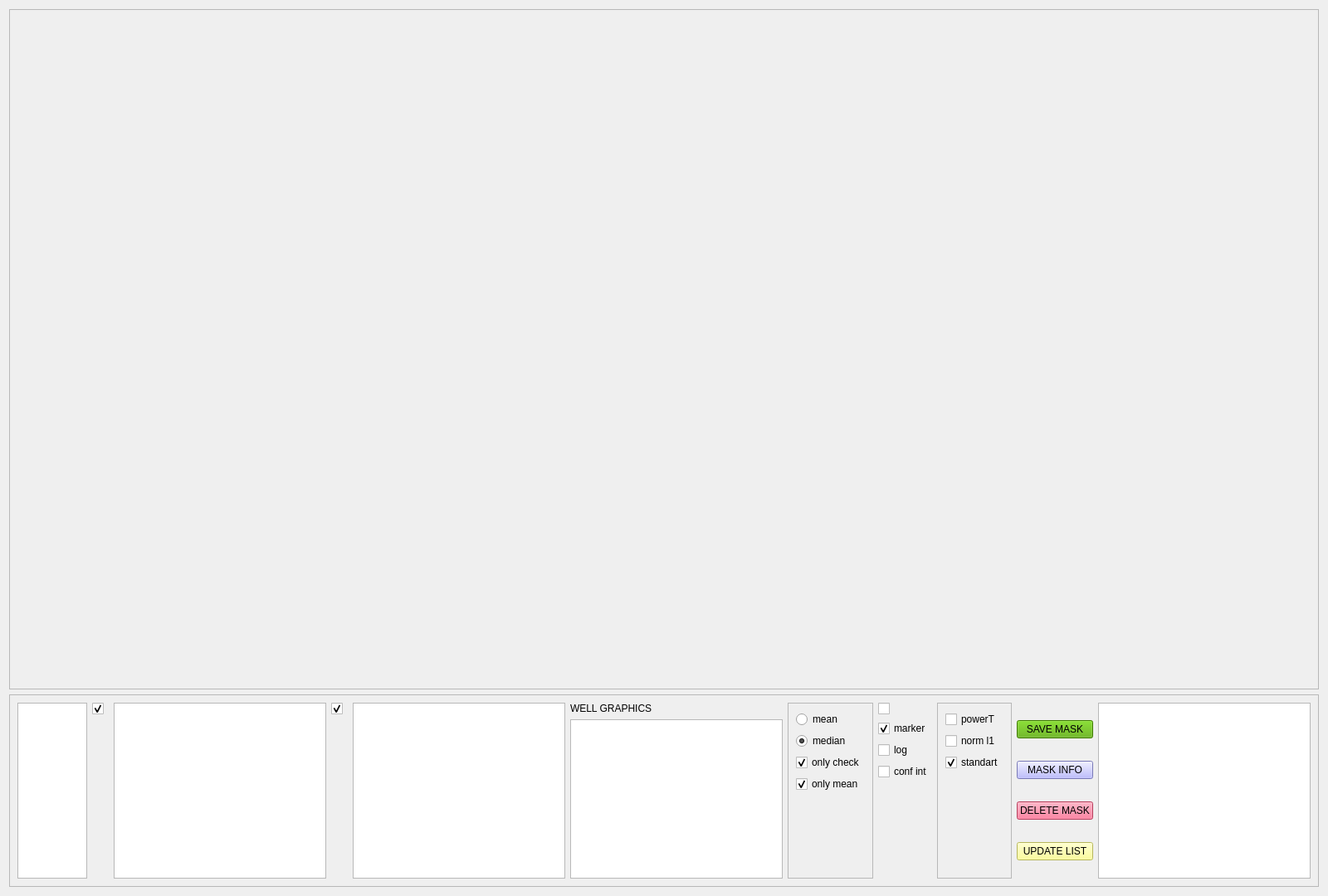
<?xml version="1.0" encoding="UTF-8"?>
<ui version="4.0">
 <class>GraphParam</class>
 <widget class="QWidget" name="GraphParam">
  <property name="geometry">
   <rect>
    <x>0</x>
    <y>0</y>
    <width>1600</width>
    <height>1080</height>
   </rect>
  </property>
  <property name="windowTitle">
   <string>GraphParam</string>
  </property>
  <layout class="QGridLayout" name="gridLayout" rowstretch="3,0">
   <item row="1" column="0">
    <widget class="QFrame" name="frame_2">
     <property name="frameShape">
      <enum>QFrame::StyledPanel</enum>
     </property>
     <property name="frameShadow">
      <enum>QFrame::Raised</enum>
     </property>
     <layout class="QHBoxLayout" name="horizontalLayout_3" stretch="2,0,0,0,0,0,0,0,0,0">
      <item>
       <widget class="QListWidget" name="listWidget_param"/>
      </item>
      <item>
       <layout class="QVBoxLayout" name="verticalLayout_2">
        <item>
         <widget class="QCheckBox" name="checkBox_param_all">
          <property name="text">
           <string/>
          </property>
          <property name="checked">
           <bool>true</bool>
          </property>
         </widget>
        </item>
        <item>
         <spacer name="verticalSpacer">
          <property name="orientation">
           <enum>Qt::Vertical</enum>
          </property>
          <property name="sizeHint" stdset="0">
           <size>
            <width>20</width>
            <height>40</height>
           </size>
          </property>
         </spacer>
        </item>
       </layout>
      </item>
      <item>
       <widget class="QListWidget" name="listWidget_point"/>
      </item>
      <item>
       <layout class="QVBoxLayout" name="verticalLayout_3">
        <item>
         <widget class="QCheckBox" name="checkBox_point_all">
          <property name="text">
           <string/>
          </property>
          <property name="checked">
           <bool>true</bool>
          </property>
         </widget>
        </item>
        <item>
         <spacer name="verticalSpacer_2">
          <property name="orientation">
           <enum>Qt::Vertical</enum>
          </property>
          <property name="sizeHint" stdset="0">
           <size>
            <width>20</width>
            <height>40</height>
           </size>
          </property>
         </spacer>
        </item>
       </layout>
      </item>
      <item>
       <widget class="QListWidget" name="listWidget_well"/>
      </item>
      <item>
       <layout class="QGridLayout" name="gridLayout_2">
        <item row="0" column="0">
         <widget class="QLabel" name="label">
          <property name="text">
           <string>WELL GRAPHICS</string>
          </property>
         </widget>
        </item>
        <item row="1" column="0">
         <widget class="QListWidget" name="listWidget_well_graph"/>
        </item>
       </layout>
      </item>
      <item>
       <widget class="QFrame" name="frame_3">
        <property name="frameShape">
         <enum>QFrame::StyledPanel</enum>
        </property>
        <property name="frameShadow">
         <enum>QFrame::Raised</enum>
        </property>
        <layout class="QGridLayout" name="gridLayout_3">
         <item row="2" column="0">
          <widget class="QCheckBox" name="checkBox_only_check">
           <property name="text">
            <string>only check</string>
           </property>
           <property name="checked">
            <bool>true</bool>
           </property>
          </widget>
         </item>
         <item row="4" column="0">
          <spacer name="verticalSpacer_4">
           <property name="orientation">
            <enum>Qt::Vertical</enum>
           </property>
           <property name="sizeHint" stdset="0">
            <size>
             <width>20</width>
             <height>40</height>
            </size>
           </property>
          </spacer>
         </item>
         <item row="1" column="0">
          <widget class="QRadioButton" name="radioButton_median">
           <property name="text">
            <string>median</string>
           </property>
           <property name="checked">
            <bool>true</bool>
           </property>
           <attribute name="buttonGroup">
            <string notr="true">buttonGroup</string>
           </attribute>
          </widget>
         </item>
         <item row="0" column="0">
          <widget class="QRadioButton" name="radioButton_mean">
           <property name="text">
            <string>mean</string>
           </property>
           <property name="checked">
            <bool>false</bool>
           </property>
           <attribute name="buttonGroup">
            <string notr="true">buttonGroup</string>
           </attribute>
          </widget>
         </item>
         <item row="3" column="0">
          <widget class="QCheckBox" name="checkBox_only_mean">
           <property name="text">
            <string>only mean</string>
           </property>
           <property name="checked">
            <bool>true</bool>
           </property>
          </widget>
         </item>
        </layout>
       </widget>
      </item>
      <item>
       <layout class="QVBoxLayout" name="verticalLayout_4">
        <item>
         <widget class="QCheckBox" name="checkBox_well_all">
          <property name="text">
           <string/>
          </property>
          <property name="checked">
           <bool>false</bool>
          </property>
         </widget>
        </item>
        <item>
         <widget class="QCheckBox" name="checkBox_marker">
          <property name="text">
           <string>marker</string>
          </property>
          <property name="checked">
           <bool>true</bool>
          </property>
         </widget>
        </item>
        <item>
         <widget class="QCheckBox" name="checkBox_log">
          <property name="text">
           <string>log</string>
          </property>
         </widget>
        </item>
        <item>
         <widget class="QCheckBox" name="checkBox_conf_int">
          <property name="text">
           <string>conf int</string>
          </property>
         </widget>
        </item>
        <item>
         <spacer name="verticalSpacer_3">
          <property name="orientation">
           <enum>Qt::Vertical</enum>
          </property>
          <property name="sizeHint" stdset="0">
           <size>
            <width>20</width>
            <height>40</height>
           </size>
          </property>
         </spacer>
        </item>
       </layout>
      </item>
      <item>
       <widget class="QFrame" name="frame_4">
        <property name="frameShape">
         <enum>QFrame::StyledPanel</enum>
        </property>
        <property name="frameShadow">
         <enum>QFrame::Raised</enum>
        </property>
        <layout class="QGridLayout" name="gridLayout_4">
         <item row="0" column="0">
          <widget class="QCheckBox" name="checkBox_power_trans">
           <property name="text">
            <string>powerT</string>
           </property>
          </widget>
         </item>
         <item row="1" column="0">
          <widget class="QCheckBox" name="checkBox_norm_l1">
           <property name="text">
            <string>norm l1</string>
           </property>
          </widget>
         </item>
         <item row="2" column="0">
          <widget class="QCheckBox" name="checkBox_standart">
           <property name="text">
            <string>standart</string>
           </property>
           <property name="checked">
            <bool>true</bool>
           </property>
          </widget>
         </item>
         <item row="3" column="0">
          <spacer name="verticalSpacer_5">
           <property name="orientation">
            <enum>Qt::Vertical</enum>
           </property>
           <property name="sizeHint" stdset="0">
            <size>
             <width>20</width>
             <height>40</height>
            </size>
           </property>
          </spacer>
         </item>
        </layout>
       </widget>
      </item>
      <item>
       <layout class="QHBoxLayout" name="horizontalLayout_4">
        <item>
         <layout class="QVBoxLayout" name="verticalLayout_6">
          <item>
           <widget class="QPushButton" name="pushButton_save_mask">
            <property name="styleSheet">
             <string notr="true">background-color: rgb(85, 170, 0);</string>
            </property>
            <property name="text">
             <string>SAVE MASK</string>
            </property>
           </widget>
          </item>
          <item>
           <widget class="QPushButton" name="pushButton_mask_info">
            <property name="styleSheet">
             <string notr="true">background-color: rgb(170, 170, 255);</string>
            </property>
            <property name="text">
             <string>MASK INFO</string>
            </property>
           </widget>
          </item>
          <item>
           <widget class="QPushButton" name="pushButton_delete_mask">
            <property name="styleSheet">
             <string notr="true">background-color: rgb(255, 85, 127);</string>
            </property>
            <property name="text">
             <string>DELETE MASK</string>
            </property>
           </widget>
          </item>
          <item>
           <widget class="QPushButton" name="pushButton_update_mask_list">
            <property name="styleSheet">
             <string notr="true">background-color: rgb(255, 255, 127);</string>
            </property>
            <property name="text">
             <string>UPDATE LIST</string>
            </property>
           </widget>
          </item>
         </layout>
        </item>
        <item>
         <widget class="QListWidget" name="listWidget_masks"/>
        </item>
       </layout>
      </item>
     </layout>
    </widget>
   </item>
   <item row="0" column="0">
    <widget class="QFrame" name="frame">
     <property name="frameShape">
      <enum>QFrame::StyledPanel</enum>
     </property>
     <property name="frameShadow">
      <enum>QFrame::Raised</enum>
     </property>
     <layout class="QHBoxLayout" name="horizontalLayout_2">
      <item>
       <layout class="QVBoxLayout" name="verticalLayout"/>
      </item>
     </layout>
    </widget>
   </item>
  </layout>
 </widget>
 <resources/>
 <connections/>
 <buttongroups>
  <buttongroup name="buttonGroup"/>
 </buttongroups>
</ui>
